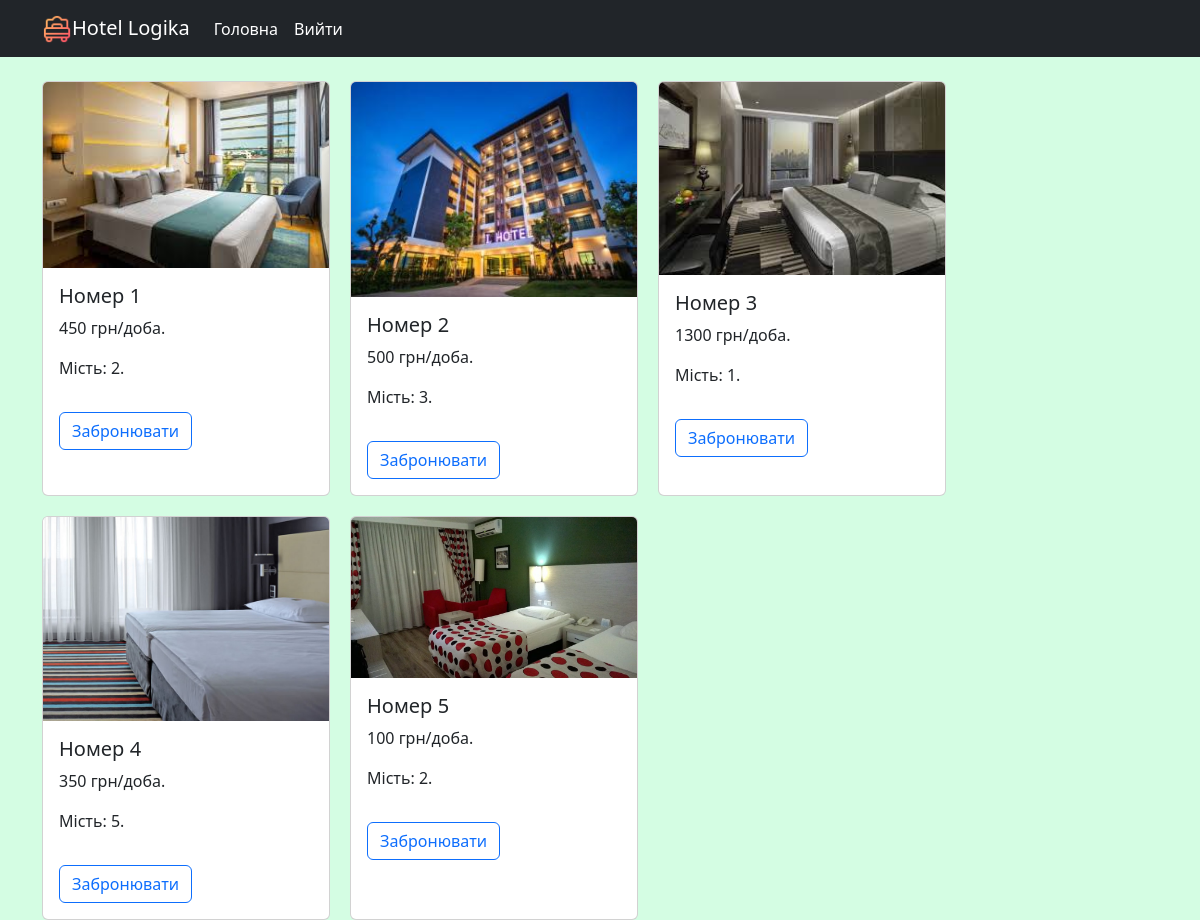
The app's page / (signed in) with its own data.
### reservation/models.py (models this page shows, shortened)
class Room(models.Model):
    number = models.PositiveIntegerField()
    description = models.TextField(null=True, blank=True)
    place = models.PositiveIntegerField(default=1)
    price = models.PositiveIntegerField()
    image = models.ImageField(upload_to='rooms_image')
    type_room = models.ForeignKey(TypeRoom, on_delete=models.CASCADE)
    class Meta:
        ordering = ['number']  # Сортування за ціною
        verbose_name = "room"  # Назва в однині в адмінці
        verbose_name_plural = "Rooms" #Назва в множині

### reservation/views.py (the view)
# urls.py: path('', room_list, name='room-list'),
def room_list(request):
    rooms = Room.objects.all()
    context = {
        'rooms': rooms
    }
    return render(request, template_name='room_list.html', context=context)

### templates/room_list.html
{% extends 'base.html'%}
{% block content %}
<div class='room-list'>
    {% for room in rooms %}
        <div class="card" style="width: 18rem;">
            <img src="{{ room.image.url }}" class="card-img-top">
            <div class="card-body">
                <h5 class="card-title">Номер {{ room.number }}</h5>
                <p class="card-text">{{ room.price }} грн/доба.</p>
                <p class="card-text">Мість: {{ room.place }}.</p>
                <a href="{% url 'booking' room.id %}" class="stretched-link btn btn-outline-primary mt-3">Забронювати</a>
            </div>
        </div>
    {% endfor %}
</div>
{% endblock %}

### static/css/style.css (style rules this page uses)
body { background-color: #d4fde3; color: black; }
.room-list { display: flex; flex-wrap: wrap; gap: 20px; }

### records on screen
Room: image (picture), number "1", price "450", place "2"
Room: image (picture), number "2", price "500", place "3"
Room: image (picture), number "3", price "1300", place "1"
Room: image (picture), number "4", price "350", place "5"
Room: image (picture), number "5", price "100", place "2"
